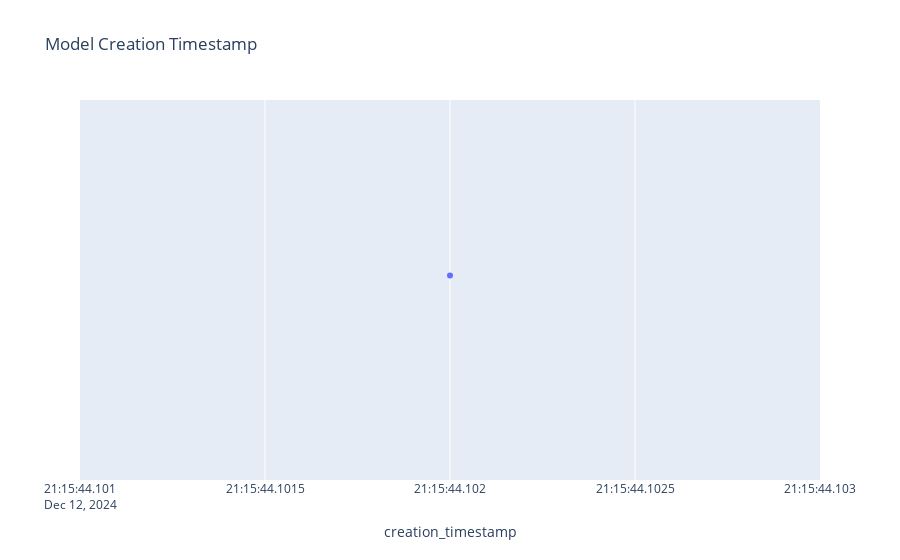

Notebook cell for this chart:
### Code cell
px.strip(
    models,
    x="creation_timestamp",
    hover_name="name",
    hover_data=models.columns,
    title="Model Creation Timestamp",
)

### Figure 1 — Plotly figure (JSON) as saved in the notebook; plotly's stock layout.template omitted (floating-point values rounded to 4 significant figures)
{"data": [{"alignmentgroup": "True", "boxpoints": "all", "customdata": [[{"Champion": "2"}, "", "2024-12-13T21:29:37.314000", "bikes", {}]], "fillcolor": "rgba(255,255,255,0)", "hoveron": "points", "hovertemplate": "<b>%{hovertext}</b><br><br>creation_timestamp=%{x}<br>aliases=%{customdata[0]}<br>description=%{customdata[1]}<br>last_updated_timestamp=%{customdata[2]}<br>name=%{customdata[3]}<br>tags=%{customdata[4]}<extra></extra>", "hovertext": ["bikes"], "legendgroup": "", "line": {"color": "rgba(255,255,255,0)"}, "marker": {"color": "#636efa"}, "name": "", "offsetgroup": "", "orientation": "h", "pointpos": 0, "showlegend": false, "type": "box", "x": ["2024-12-12T21:15:44.102000"], "x0": " ", "xaxis": "x", "y0": " ", "yaxis": "y"}], "layout": {"boxmode": "group", "legend": {"tracegroupgap": 0}, "title": {"text": "Model Creation Timestamp"}, "xaxis": {"anchor": "y", "domain": [0, 1], "title": {"text": "creation_timestamp"}}, "yaxis": {"anchor": "x", "domain": [0, 1]}}}
